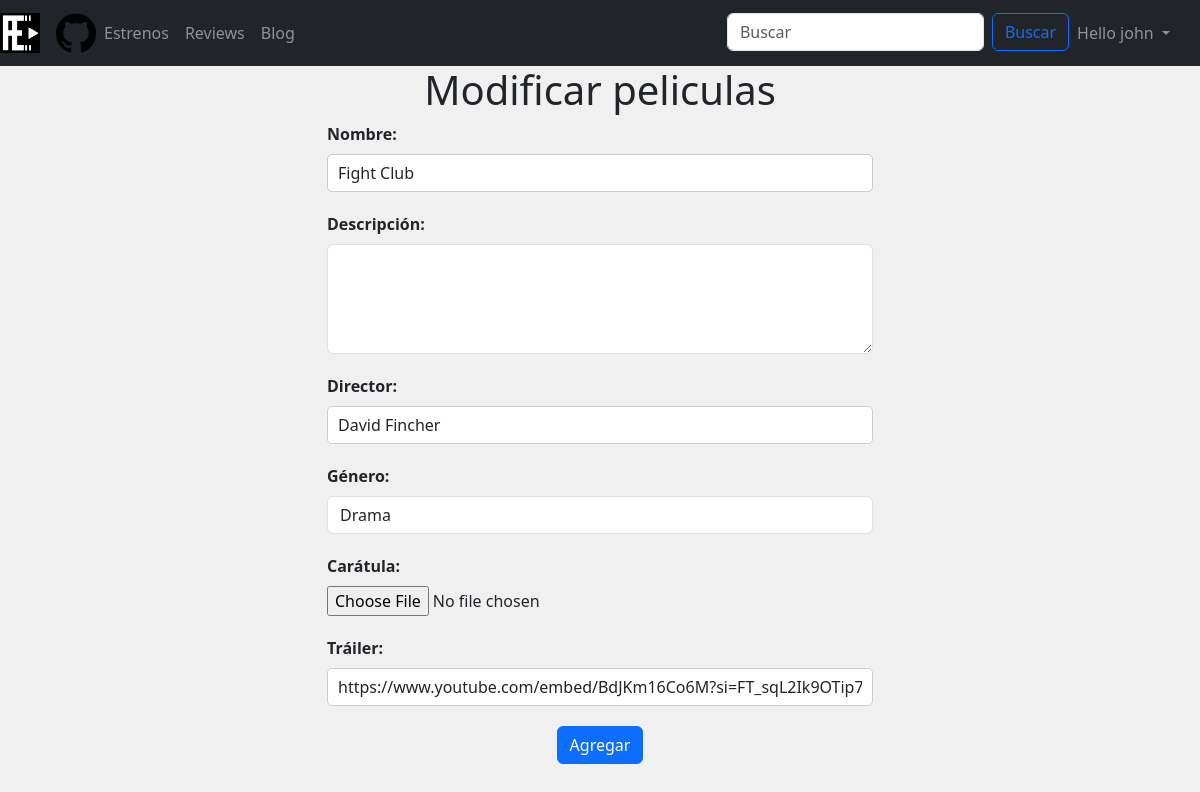
Page /funcionalidades/modificarPelicula.php?id=6 (signed in) on the committed database.
### tables this page shows
CREATE TABLE `peliculas` (
  `ID` int(10) UNSIGNED NOT NULL,
  `nombre` varchar(20) NOT NULL,
  `descripcion` text NOT NULL,
  `director` varchar(20) NOT NULL,
  `genero` varchar(30) NOT NULL,
  `caratula` varchar(100) NOT NULL,
  `trailer` varchar(200) DEFAULT NULL,
  `numValoraciones` int(200) NOT NULL,
  `valoracion` int(10) NOT NULL
);

### includes/DAOs/generoDAO.php (called while the page is built, shortened)
<?php
class generoDAO {
    public function cargarGeneros() {
        $conexion = Aplicacion::getInstance()->getConexionBd();
        $query = "SELECT * FROM generos";
        $result = $conexion->query($query);
        $generos = array();
        while ($row = $result->fetch_assoc()) {
            $generos[] = $row['genero'];
        }
        return $generos;
    }
}

### includes/SAs/generoSA.php (called while the page is built, shortened)
<?php
require_once __DIR__ . '/../DAOs/generoDAO.php';
class generoSA
{
    public function cargarGeneros()
    {
        $generoDAO = new generoDAO();
        return $generoDAO->cargarGeneros();
    }
}

### includes/SAs/PeliculaSA.php (called while the page is built, shortened)
<?php
require_once __DIR__ . '/../DAOs/peliculaDAO.php';
require_once __DIR__ . '/../DTOs/PeliculaDTO.php';
class PeliculaSA
{
    public function obtenerPeliculaPorID($id)
    {
        $peliculaDAO = new PeliculaDAO();
        $pelicula = $peliculaDAO->obtenerPeliculaPorID($id);
        return $pelicula;
    }
}

### includes/Aplicacion.php (called while the page is built, shortened)
<?php
class Aplicacion
{
	private $bdDatosConexion;
	private $inicializada = false;
	private $conn;
	public function init($bdDatosConexion)
	{
		if (!$this->inicializada) {
			$this->bdDatosConexion = $bdDatosConexion;
			$this->inicializada = true;
		}
	}
	public function getConexionBd()
	{
		if (!$this->conn) {
			$bdHost = $this->bdDatosConexion['host'];
			$bdUser = $this->bdDatosConexion['user'];
			$bdPass = $this->bdDatosConexion['pass'];
			$bd = $this->bdDatosConexion['bd'];
			$conn = new mysqli($bdHost, $bdUser, $bdPass, $bd);
			$this->conn = $conn;
		}
		return $this->conn;
	}
}

### includes/DAOs/peliculaDAO.php (called while the page is built, shortened)
<?php
class PeliculaDAO
{
    public function obtenerPeliculaPorID($ID)
    {
        $this->conexion = Aplicacion::getInstance()->getConexionBd();
        $query = "SELECT * FROM peliculas WHERE ID = ?";
        $statement = $this->conexion->prepare($query);
        $statement->bind_param("i", $ID);
        $statement->execute();
        $result = $statement->get_result();
        $peliculaData = $result->fetch_assoc();
        if ($peliculaData != null) {
            $peliculaDTO = new PeliculaDTO(
                $peliculaData['ID'],
                $peliculaData['nombre'],
                $peliculaData['descripcion'],
                $peliculaData['director'],
                $peliculaData['genero'],
                $peliculaData['caratula'],
                $peliculaData['trailer'],
                $peliculaData['numValoraciones'],
                $peliculaData['valoracion']
            );
            return $peliculaDTO;
        } else {
            return null;
        }
    }
}

### includes/DTOs/PeliculaDTO.php (called while the page is built, shortened)
<?php
class PeliculaDTO
{
    public $nombre;
    public $descripcion;
    public $director;
    public $genero;
    public $caratula;
    public $trailer;
    private function setPelicula($ID, $nombre, $descripcion, $director, $genero, $caratula, $trailer, $num_valoraciones, $valoracion)
    {
        $this->nombre = $nombre;
        $this->descripcion = $descripcion;
        $this->director = $director;
        $this->genero = $genero;
        $this->caratula = $caratula;
        $this->trailer = $trailer;
    }
    public function getNombre()
    {
        return $this->nombre;
    }
    public function getDescripcion()
    {
        return $this->descripcion;
    }
    public function getDirector()
    {
        return $this->director;
    }
    public function getGenero()
    {
        return $this->genero;
    }
    public function getCaratula()
    {
        return $this->caratula;
    }
    public function getTrailer()
    {
        return $this->trailer;
    }
}

### Formularios/FormularioModificarPeliculas.php (the view, shortened to what this page needs)
<?php
require_once __DIR__ . '/../includes/SAs/PeliculaSA.php';
require_once __DIR__ .'/../includes/SAs/generoSA.php';
require_once __DIR__ . '/Formulario.php';
class FormularioModificarPeliculas extends Formulario
{
    public $id;
    public function __construct($id)
    {
        $this->id = $id;
    }
    protected function generaCamposFormulario(&$datos)
    {
        $peliculaSA = new PeliculaSA();
        $generoSA= new generoSA();
        $pelicula = $peliculaSA->obtenerPeliculaPorID($this->id);
        $erroresCampos = self::generaErroresCampos($this->campos, $this->errores);
        $erroresGlobal = self::generaListaErroresGlobales($this->errores);
        $nombre = $pelicula->getNombre();
        $descripcion = $pelicula->getDescripcion();
        $director = $pelicula->getDirector();
        $genero = $pelicula->getGenero();
        $caratula = $pelicula->getCaratula();
        $trailer = $pelicula->getTrailer();
        $opcionesGenero = $generoSA->cargarGeneros();
        $opciones = '';
        foreach ($opcionesGenero as $opcion) {
            $selected = ($opcion === $genero) ? 'selected' : '';
            $opciones .= '<option value="' . $opcion . '" ' . $selected . '>' . $opcion . '</option>';
        }
        $contenidoPrincipal = <<<EOS
        <div class="container">
        <div class="row justify-content-center">
            <div class="col-md-6">
                <div class="film-container">
                    <span class="form_errors">$erroresGlobal</span>
                        <div class="form-group">
                            <span class="form_errors">{$erroresCampos['nombrePelicula']}</span>
                            <label for="nombrePelicula">Nombre:</label>
                            <input type="text" class="form-control" id="nombrePelicula" name="nombrePelicula" value="$nombre" required>
                        </div>
                        <div class="form-group">
                            <span class="form_errors">{$erroresCampos['descripcion']}</span>
                            <label for="descripcion">Descripción:</label>
                            <textarea class="form-control" id="descripcion" name="descripcion" rows="4" value="$descripcion" required></textarea>
                            </div>
                        <div class="form-group">
                            <span class="form_errors">{$erroresCampos['director']}</span>
                            <label for="director">Director:</label>
                            <input type="text" class="form-control" id="director" name="director" value="$director" required>
                        </div>
                        <div class="form-group">
                            <span class="form_errors">{$erroresCampos['genero']}</span>
                            <label for="genero">Género:</label>
                            <select class="form-control" id="genero" name="genero" value="$genero" required>
                                $opciones
                            </select>
                        </div>
                        <div class="form-group">
                            <span class="form_errors">{$erroresCampos['caratula']}</span>
                            <label for="caratula">Carátula:</label>
                            <input type="file" class="form-control-file" id="caratula" name="caratula" accept=".png, .jpg, .jpeg, .gif" value="$caratula" required>
                        </div>
                        <div class="form-group">
                            <span class="form_errors">{$erroresCampos['trailer']}</span>
                            <label for="trailer">Tráiler:</label>
                            <input type="text" class="form-control" id="trailer" name="trailer" value="$trailer" required>
                        </div>
                        <div class="text-center">
                            <button type="submit" class="btn btn-primary">Agregar</button>
                        </div>
                </div>
            </div>
        </div>
    </div>
EOS;
        return $contenidoPrincipal;
    }
}

### css/estilo.css (style rules this page uses)
html, body { margin: 0; padding: 0; height: 100%; background-color: #f0f0f0; }
.form-group { margin-bottom: 20px; }
label { display: block; font-weight: bold; }
input[type="text"], input[type="number"], textarea { width: 100%; padding: 10px; border: 1px solid #ccc; border-radius: 5px; font-size: 16px; }

### rows in the picture
peliculas: nombrePelicula "Fight Club", director "David Fincher", genero "Drama", trailer "https://www.youtube.com/embed/BdJKm16Co6M?si=FT_sqL2Ik9OTip7J"

### other values in the picture
$username "john"
